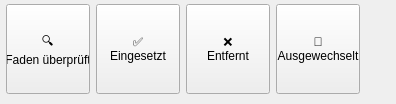
     <widget class="QWidget" name="spiraleContents"><property name="geometry"><rect><x>0</x><y>0</y><width>396</width><height>104</height></rect></property>
      <widget class="QPushButton" name="cardSpirFaden"><property name="geometry"><rect><x>6</x><y>4</y><width>84</width><height>90</height></rect></property><property name="checkable"><bool>true</bool></property><property name="cursor"><cursorShape>PointingHandCursor</cursorShape></property><property name="text"><string>🔍
Faden überprüft</string></property><property name="card" stdset="0"><string>true</string></property></widget>
      <widget class="QPushButton" name="cardSpirEingesetzt"><property name="geometry"><rect><x>96</x><y>4</y><width>84</width><height>90</height></rect></property><property name="checkable"><bool>true</bool></property><property name="cursor"><cursorShape>PointingHandCursor</cursorShape></property><property name="text"><string>✅
Eingesetzt</string></property><property name="card" stdset="0"><string>true</string></property></widget>
      <widget class="QPushButton" name="cardSpirEntfernt"><property name="geometry"><rect><x>186</x><y>4</y><width>84</width><height>90</height></rect></property><property name="checkable"><bool>true</bool></property><property name="cursor"><cursorShape>PointingHandCursor</cursorShape></property><property name="text"><string>❌
Entfernt</string></property><property name="card" stdset="0"><string>true</string></property></widget>
      <widget class="QPushButton" name="cardSpirAusgewechselt"><property name="geometry"><rect><x>276</x><y>4</y><width>84</width><height>90</height></rect></property><property name="checkable"><bool>true</bool></property><property name="cursor"><cursorShape>PointingHandCursor</cursorShape></property><property name="text"><string>🔄
Ausgewechselt</string></property><property name="card" stdset="0"><string>true</string></property></widget>
     </widget>
